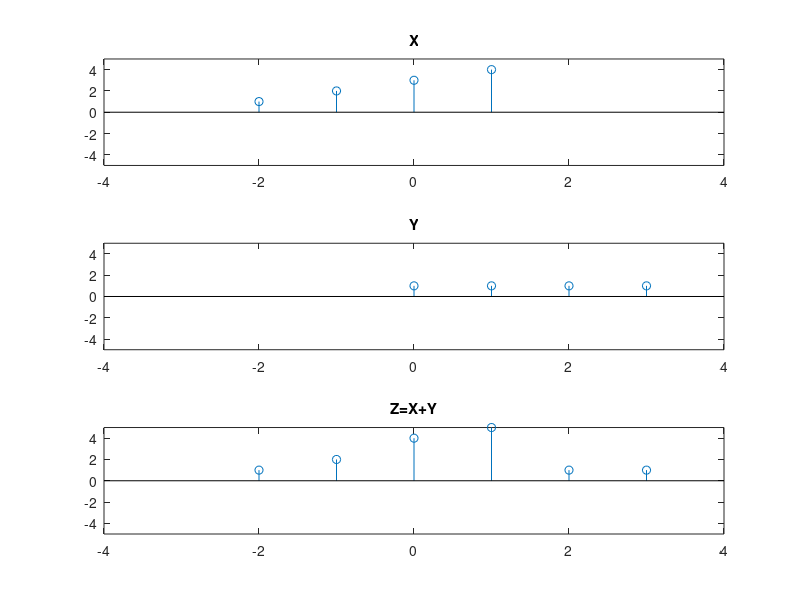

Here is the MATLAB script that generated this plot:
n1=-2:1;
x=[1 2 3 4];
subplot(3,1,1);
stem(n1,x);
title('X') ;
axis([-4 4 -5 5]);
n2=0:3;
y=[1 1 1 1];
subplot(3,1,2);
stem(n2,y);
title('Y');
axis([-4 4 -5 5]);
n3 =min (min(n1) ,min( n2 ) ) : max ( max ( n1 ) , max ( n2 ) ); 
s1 =zeros(1,length (n3) );
s2 =s1;
s1 (find ( ( n3>=min( n1 ) ) & ( n3 <=max ( n1 ) )==1 ) )=x; 

s2 (find ( ( n3>=min ( n2 ) ) & ( n3 <=max ( n2 ))==1) )=y; 

mul=s1 + s2; 
subplot(3,1,3)
stem(n3,mul)
title('Z=X+Y');
axis([-4 4 -5 5]);

